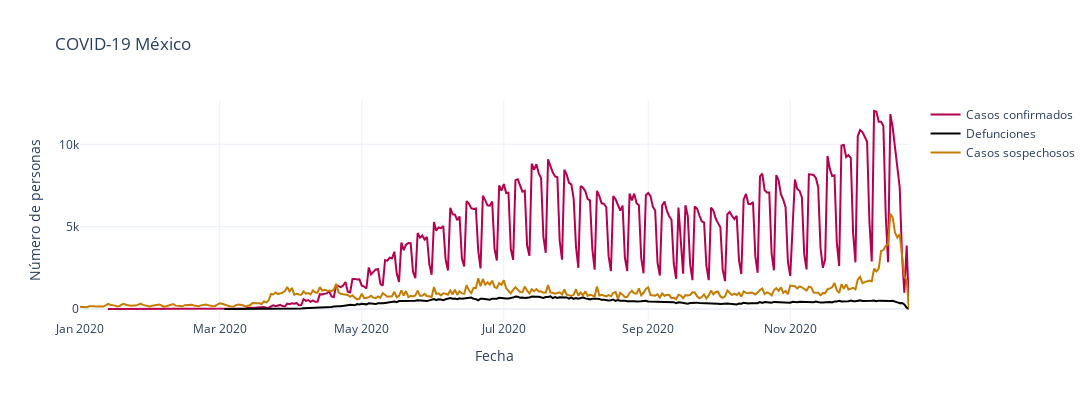

Write notebook code for a chart like this one.
### Code cell
# Ploting each line in the same figure ...

# fig_2 = px.line(confirmados_por_fecha, x = "fecha_sintomas", y = "confirmados", width = 1000, height= 300,
#                  labels= dict(fecha_sintomas = "Fecha", confirmados = "Número de personas", name = "Casos confirmados"))

fig_2 = go.Figure()

fig_2.add_trace(go.Scatter(x = confirmados_por_fecha["fecha_ingreso"], y = confirmados_por_fecha["confirmados"], 
                mode = "lines",name = "Casos confirmados", line = dict(color = "#b4004e")) )
fig_2.add_trace(go.Scatter(x = defunciones_por_fecha["fecha_defuncion"], y = defunciones_por_fecha["defunciones"], 
                mode = "lines",name = "Defunciones", line = dict(color = "black") ) )
fig_2.add_trace(go.Scatter(x = sospechosos_por_fecha["fecha_sintomas"], y = sospechosos_por_fecha["sospechosos"],
                mode = "lines", name = "Casos sospechosos", line = dict(color = "#c67c00")))

fig_2.update_xaxes(showgrid = True, title = "Fecha")
fig_2.update_yaxes(showgrid = True , title = "Número de personas")
fig_2.update_layout( width = 1200, height= 400 , title = "COVID-19 México")
fig_2.show()

### Figure 1 — Plotly figure (JSON) as saved in the notebook; plotly's stock layout.template omitted (floating-point values rounded to 4 significant figures; data arrays with more than 128 entries replaced by an {"elided": "..."} marker saying what was removed)
{"data": [{"line": {"color": "#b4004e"}, "mode": "lines", "name": "Casos confirmados", "type": "scatter", "x": {"elided": "304 str values"}, "y": {"elided": "304 int values"}}, {"line": {"color": "black"}, "mode": "lines", "name": "Defunciones", "type": "scatter", "x": {"elided": "281 str values"}, "y": {"elided": "281 int values"}}, {"line": {"color": "#c67c00"}, "mode": "lines", "name": "Casos sospechosos", "type": "scatter", "x": {"elided": "357 str values"}, "y": {"elided": "357 int values"}}], "layout": {"height": 400, "title": {"text": "COVID-19 México"}, "width": 1200, "xaxis": {"showgrid": true, "title": {"text": "Fecha"}}, "yaxis": {"showgrid": true, "title": {"text": "Número de personas"}}}}
